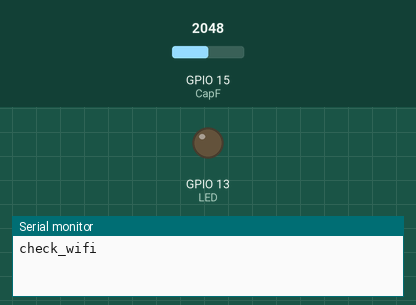
This sketch was run on a simulated ESP32. On the bench: output pins drawn as LEDs (lit = HIGH), the last lines printed to the serial monitor. The inputs (shaded band) are chosen by the test bench; at power-on: GPIO 15 (CapF) = 2048. WiFi joins after 1.5 s; servers stay silent unless stated; random numbers use the default seed unless the sketch sets one.

Above: at 0.1 s.
At 1.7 s:
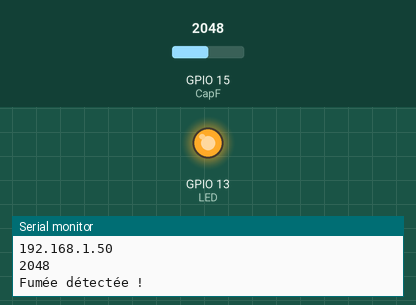
Timing chart, 0 to 3.2 s (numbered marks = the images above):
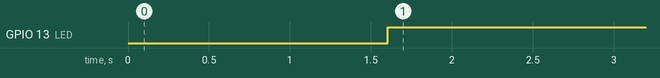

The sketch:

firebase.ino
```cpp
#include <WiFi.h>
#include <Firebase.h>

#define API_KEY "iaMiYhsa7Rsq3DstBnupZjhpzzwpBU3xJadLoy2j"
#define DATABASE_URL "https://our-project-8b4f3-default-rtdb.firebaseio.com/"
FirebaseData fbdo;
FirebaseConfig config;
#define CapF 15
#define LED 13
void setup() {

  pinMode(CapF, INPUT);
  pinMode(LED, OUTPUT);
  Serial.begin(9600);
   Serial.println("check_wifi");
  WiFi.mode(WIFI_STA);
  WiFi.begin("Ooredoo _M30_3E7A","6DB5D10D");
  while (WiFi.status() != WL_CONNECTED) {
    delay(100);
    digitalWrite(LED,LOW);
    Serial.println("...echec");
  }
  Serial.println("");
  Serial.println("WiFi connected");
  Serial.println("IP address: ");
  Serial.println(WiFi.localIP());
  delay(100);
  config.api_key = API_KEY;
  config.database_url = DATABASE_URL;
  Firebase.begin(DATABASE_URL, API_KEY);
}
void loop()
{  int a=random(0, 50);
  int valCap = analogRead(CapF);
Serial.println(valCap);
  if (valCap >  650) {
    digitalWrite(LED, HIGH);
    Serial.println("Fumée détectée !"); }
  else {
    digitalWrite(LED, LOW);  }
  delay(1000);
if (Firebase.ready()) {
    //setValue_RTDB
     Serial.println("Firebase started");
    Firebase.RTDB.setInt(&fbdo, "/our-project/TEMP", a);
    delay(200);
    Serial.println("------------------");
    Serial.println();
    delay(1000);
  }


}
```

Measured:
- by itself, GPIO 13 (LED): LOW → HIGH at 1.6 s
